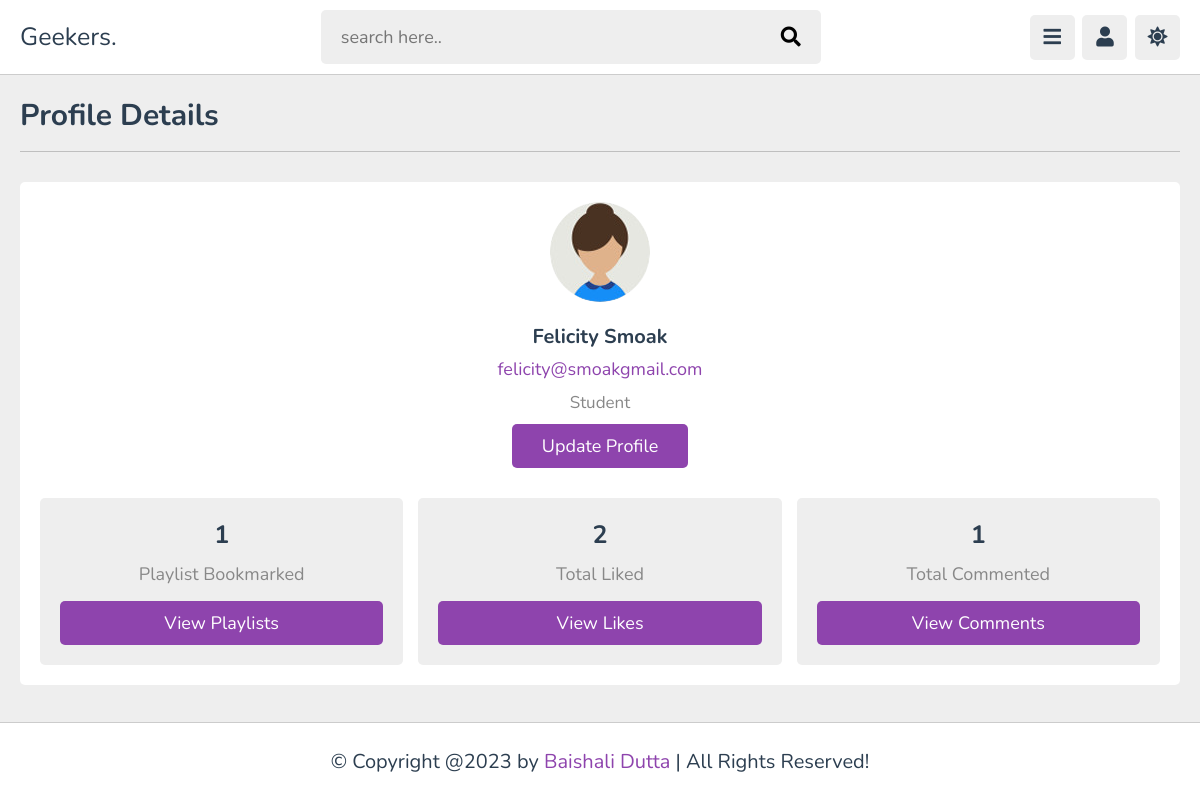
Screenshot of /profile.php (signed in) with the database file from the repository.
### tables this page shows
CREATE TABLE `users` (
  `id` varchar(20) NOT NULL,
  `name` varchar(50) NOT NULL,
  `email` varchar(50) NOT NULL,
  `password` varchar(50) NOT NULL,
  `image` varchar(100) NOT NULL
);

### profile.php (the view, shortened to what this page needs)
<?php
include 'components/connect.php';
if(isset($_COOKIE['user_id'])){
    $user_id = $_COOKIE['user_id'];
}else{
    $user_id = '';
    header('location:home.php');
}
$count_bookmark = $conn->prepare("SELECT * FROM `bookmarks` WHERE user_id= ?");
$count_bookmark->execute([$user_id]);
$total_bookmarks = $count_bookmark->rowCount();
$count_like = $conn->prepare("SELECT * FROM `likes` WHERE user_id= ?");
$count_like->execute([$user_id]);
$total_likes = $count_like->rowCount();
$count_comment = $conn->prepare("SELECT * FROM `comments` WHERE user_id= ?");
$count_comment->execute([$user_id]);
$total_comments = $count_comment->rowCount();
?>
<!DOCTYPE html>
<html lang="en">
<head>
    <link rel="stylesheet" href="https://cdnjs.cloudflare.com/ajax/libs/font-awesome/5.15.4/css/all.min.css" />
    <link rel="stylesheet" href="css/style.css">
</head>
<body>
    <?php include 'components/user_header.php'; ?>
    <section class="profile">
        <h1 class="heading">Profile Details</h1>
        <div class="details">
            <div class="tutor">
                <img src="./uploaded_files/<?= $fetch_profile['image']; ?>" alt="">
                <h3><?= $fetch_profile['name']; ?></h3>
                <p><?= $fetch_profile['email']; ?></p>
                <span>Student</span>
                <a href="update.php" class="inline-btn">Update Profile</a>
            </div>
            <div class="box-container">
                <div class="box">
                    <h3><?= $total_bookmarks ?></h3>
                    <p>Playlist Bookmarked</p>
                    <a href="playlists.php" class="btn">View Playlists</a>
                </div>
                <div class="box">
                    <h3><?= $total_likes ?></h3>
                    <p>Total Liked</p>
                    <a href="contents.php" class="btn">View likes</a>
                </div>
                <div class="box">
                    <h3><?= $total_comments ?></h3>
                    <p>Total Commented</p>
                    <a href="comments.php" class="btn">View Comments</a>
                </div>
            </div>
        </div>
    </section>
    <?php include 'components/footer.php'; ?>
</body>
</html>

### css/style.css (style rules this page uses)
:root { --main-color: #8e44ad; --red: #c0392b; --orange: #f39c12; --white: #fff; --black: #2c3e50; --light-color: #888; --light-bg: #eee; --border:.1rem solid rgba(0,0,0,.2); }
* { font-family: 'Nunito', sans-serif; margin: 0; padding: 0; box-sizing: border-box; outline: none; border: none; text-decoration: none; }
html { font-size: 62.5%; overflow-x: hidden; }
body { padding-bottom: 9rem; background-color: var(--light-bg); padding-left: 30rem; }
section { padding: 2rem; margin: 0 auto; max-width: 1200px; }
.heading { font-size: 3rem; color: var(--black); text-transform: capitalize; padding-bottom: 1.5rem; margin-bottom: 3rem; border-bottom: var(--border); }
.btn, .inline-btn, .option-btn, .delete-btn, .inline-option-btn, .inline-delete-btn { margin-top: 1rem; border-radius: .5rem; padding: 1rem 3rem; cursor: pointer; color: #fff; font-size: 1.8rem; text-transform: capitalize; text-align: center; }
.inline-btn, .inline-option-btn, .inline-delete-btn { display: inline-block; }
.btn, .option-btn, .delete-btn { display: block; width: 100%; }
.btn, .inline-btn { background-color: var(--main-color); }
.profile .details { background-color: var(--white); border-radius: .5rem; padding: 2rem; overflow-x: hidden; }
.profile .details .tutor { margin-bottom: 3rem; text-align: center; }
.profile .details .tutor img { height: 10rem; width: 10rem; border-radius: 50%; object-fit: cover; margin-bottom: 1rem; }
.profile .details .tutor h3 { margin: .7rem 0; font-size: 2rem; color: var(--black); text-overflow: ellipsis; overflow-x: hidden; }
.profile .details .tutor p { font-size: 1.8rem; color: var(--main-color); padding-bottom: 1rem; text-overflow: ellipsis; overflow-x: hidden; }
.profile .details .tutor span { color: var(--light-color); font-size: 1.7rem; display: block; }
.profile .details .box-container { display: flex; flex-wrap: wrap; gap: 1.5rem; }
.profile .details .box-container .box { flex: 1 1 25rem; border-radius: .5rem; background-color: var(--light-bg); padding: 2rem; text-align: center; }
.profile .details .box-container .box h3 { font-size: 2.5rem; color: var(--black); margin-bottom: .5rem; }
.profile .details .box-container .box p { padding: .5rem 0; font-size: 1.8rem; color: var(--light-color); }
@media (max-width:1200px) { body { padding-left: 0; } }

### rows the page displays
users: image (picture), name "Felicity Smoak", email "felicity@smoakgmail.com"

### other values shown
$total_bookmarks "1"
$total_likes "2"
$total_comments "1"
